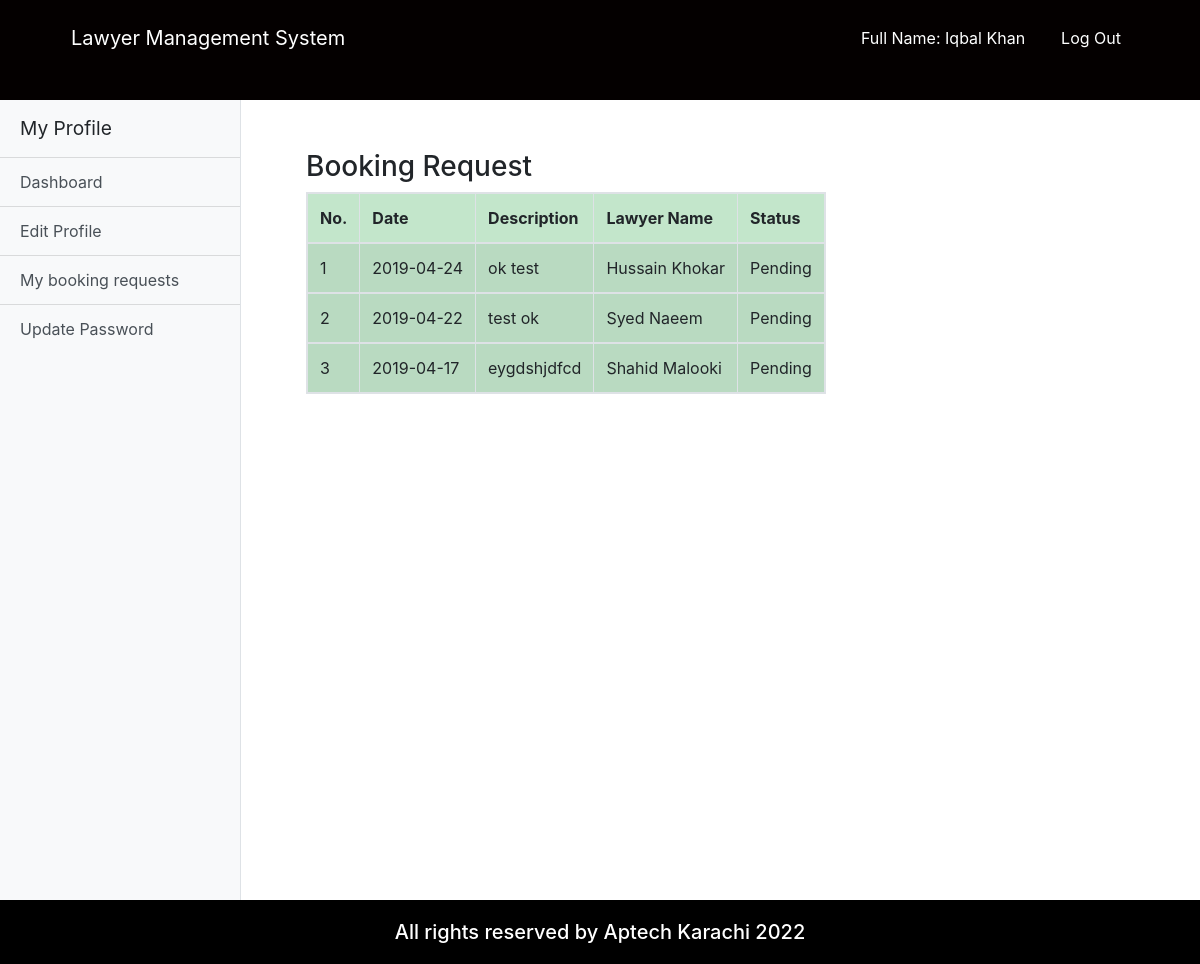
The app's page /user_booking.php (signed in) with its own data.
### tables this page shows
CREATE TABLE `booking` (
  `booking_id` int(11) NOT NULL,
  `date` varchar(20) NOT NULL,
  `description` varchar(300) NOT NULL,
  `client_id` varchar(20) NOT NULL,
  `lawyer_id` varchar(20) NOT NULL,
  `status` varchar(20) NOT NULL
);

CREATE TABLE `user` (
  `u_id` varchar(20) NOT NULL,
  `first_Name` varchar(100) NOT NULL,
  `last_Name` varchar(100) NOT NULL,
  `email` varchar(100) NOT NULL,
  `password` varchar(100) NOT NULL,
  `status` varchar(100) NOT NULL,
  `role` varchar(100) NOT NULL
);

### user_booking.php (the view, shortened to what this page needs)
<?php
	if($_SESSION['login']==TRUE AND $_SESSION['status']=='Active'){
	?>
	<!doctype html>
	<html lang="en">
		<head>
			<link rel="stylesheet" href="https://use.fontawesome.com/releases/v5.8.1/css/all.css">
			<link rel="stylesheet" href="css/all.css">
			<link rel="stylesheet" href="css/simple-sidebar.css">
			<link rel="stylesheet" href="css/bootstrap.css">
			<link rel="stylesheet" href="css/style.css">
			<link rel="stylesheet" href="css/media.css">
		</head>
		<body>
			<header class="customnav">
				<div class="container">
					<div class="row">
						<div class="col-md-12">
							<nav class="navbar navbar-expand-lg ">
								<a class="navbar-brand cus-a" href="index.php">Lawyer Management System</a>
								<div class="collapse navbar-collapse" id="navbarSupportedContent">
									<ul class="navbar-nav ml-auto ">
										<li class="">
											<a class="nav-link cus-a" href="#">Full Name: <?php echo $_SESSION['first_Name'];?> <?php echo $_SESSION['last_Name'];?></a>
										</li>
										<li class="">
											<a class="nav-link cus-a" href="logout.php">Log Out</a>
										</li>
									</ul>
								</div>
							</nav>
						</div>
					</div>
				</div>
			</header>
			<body>
				<div class="d-flex" id="wrapper">
					<div class="bg-light border-right" id="sidebar-wrapper">
						<div class="sidebar-heading">My Profile</div>
						<div class="list-group list-group-flush">
							<a href="user_dashboard.php" class="list-group-item list-group-item-action bg-light">Dashboard</a>
							<a href="user_profile.php" class="list-group-item list-group-item-action bg-light">Edit Profile</a>
							<a href="user_booking.php" class="list-group-item list-group-item-action bg-light">My booking requests</a>
							<a href="update_password.php" class="list-group-item list-group-item-action bg-light">Update Password</a>
						</div>
					</div>
					<section class="bookingrqst">
						<div class="container">
							<div class="span7">
								<div class="widget stacked widget-table action-table">
									<div class="widget-header">
										<h3>Booking Request</h3>
									</div>
									<div class="widget-content">
										<table class="table table-striped table-bordered  table-success table-responsive">
											<thead>
												<tr>
													<th>No.</th>
													<th>Date</th>
													<th>Description</th>
													<th>Lawyer Name</th>
													<th>Status</th>
												</tr>
											</thead>
											<?php
												$a=$_SESSION['client_id'];
												$conn = connect();
												$result = mysqli_query($conn,"SELECT first_Name,last_Name,date,description,booking.status as statuss
												FROM booking,lawyer,user
												WHERE booking.lawyer_id=lawyer.lawyer_id
												AND lawyer.lawyer_id=user.u_id
												and booking.client_id='$a'
												");
												$counter = 0;
												while($row = mysqli_fetch_array($result)) {
												?>
												<tbody id="myTable">
													<tr>
														<td><?php echo ++$counter ;?></td>
														<td><?php echo $row["date"]; ?></td>
														<td><?php echo $row["description"]; ?></td>
														<td><?php echo $row["first_Name"]; ?> <?php echo $row["last_Name"]; ?></td>
														<td><?php echo $row["statuss"]; ?></td>
													</tr>
													<?php
													}
												?>
											</table>
										</div>
									</div>
								</div>
							</div>
						</section>
					</div>
				</body>
				<footer>
				<div class="container">
				<div class="row">
				<div class="col">
				<h5>All rights reserved by Aptech Karachi 2022</h5>
				</div>
				</div>
				</div>
				</footer>
				</body>
				</html>
				<?php
				}else
				header('location:login.php?deactivate');
				?>

### simple-sidebar.css (style rules this page uses)
body { overflow-x: hidden; }
#sidebar-wrapper { min-height: 100vh; margin-left: -15rem; -webkit-transition: margin .25s ease-out; -moz-transition: margin .25s ease-out; -o-transition: margin .25s ease-out; transition: margin .25s ease-out; }
#sidebar-wrapper .sidebar-heading { padding: 0.875rem 1.25rem; font-size: 1.2rem; }
#sidebar-wrapper .list-group { width: 15rem; }
@media (min-width: 768px) { #sidebar-wrapper { margin-left: 0; } }

### style.css (style rules this page uses)
* { margin: 0; padding: 0; }
html { height: 100% !important; }
body { display: flex !important; min-height: 100% !important; flex-direction: column; }
.customnav { background-color: #040000; height: 100px; }
.customnav a { margin: 10px 10px; }
.cus-a { color: white !important; }
footer { margin-top: auto; background-color: black; color: white; }
footer h5 { text-align: center; margin: 20px 0px; }
.bookingrqst { margin: 50px; }

### records on screen
booking: date "2019-04-24", description "ok test", user.first_Name "Hussain", user.last_Name "Khokar", status "Pending"
booking: date "2019-04-22", description "test ok", user.first_Name "Syed", user.last_Name "Naeem", status "Pending"
booking: date "2019-04-17", description "eygdshjdfcd", user.first_Name "Shahid", user.last_Name "Malooki", status "Pending"

### other values on screen
$_SESSION['first_Name'] "Iqbal"
$_SESSION['last_Name'] "Khan"
